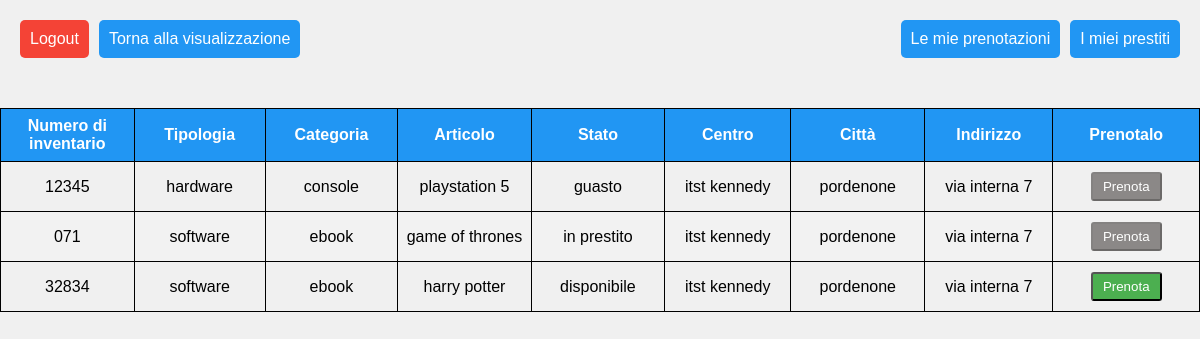
/cliente/cliente.php?idCentro=3 (signed in), run on the app's committed database.
### tables this page shows
CREATE TABLE `articoli` (
  `id_articolo` int(16) NOT NULL,
  `numero_inventario` varchar(32) NOT NULL,
  `articolo` varchar(64) NOT NULL,
  `stato` set('disponibile','guasto','prenotato','in prestito') NOT NULL,
  `fk_id_categoria` int(16) DEFAULT NULL,
  `fk_id_centro` int(16) DEFAULT NULL
);

CREATE TABLE `categorie` (
  `id_categoria` int(16) NOT NULL,
  `categoria` varchar(32) NOT NULL,
  `tipologia` varchar(32) NOT NULL
);

CREATE TABLE `centri` (
  `id_centro` int(16) NOT NULL,
  `nome` varchar(32) NOT NULL,
  `citta` varchar(32) NOT NULL,
  `indirizzo` varchar(64) NOT NULL
);

### cliente/cliente.php (the view, shortened to what this page needs)
<?php
$id = $_SESSION['id_utente'];
?>
<!DOCTYPE html>
<html>
<head>
    <link rel="stylesheet" href="../style/styles.css" type="text/css">
</head>
<body>
    <div class="button-container">
        <div class="top-left-container">
            <input type="button" name="logout" value="Logout" onclick="location.href='../logout.php'">
            <input type="button" name="login" value="Torna alla visualizzazione" onclick="location.href='visualizzaCliente.php'">
        </div>
        <div class="top-right-container">
            <input type="button" name="bookings" value="Le mie prenotazioni" onclick="location.href='visualizzaPrenotazioni.php?id= <?php echo $id?> '">
            <input type="button" name="loans" value="I miei prestiti" onclick="location.href='visualizzaPrestiti.php?id= <?php echo $id?> '">
        </div>
    </div>
    <div class="container">
        <div class="table-wrapper">
            <table class="fl-table">
                <thead>
                <tr>
                    <th>Numero di inventario</th>
                    <th>Tipologia</th>
                    <th>Categoria</th>
                    <th>Articolo</th>
                    <th>Stato</th>
                    <th>Centro</th>
                    <th>Città</th>
                    <th>Indirizzo</th>
                    <th>Prenotalo</th>
                </tr>
                </thead>
                <tbody>
                <?php
                    if(isset($_GET['idCentro']))
                    {
                        $idCentro = $_GET['idCentro'];
                    }
                    if(isset($idCentro))
                    {
                        $selectSql = "SELECT id_articolo, numero_inventario, tipologia, categoria, articolo, stato, nome, citta, indirizzo
                                FROM articoli a JOIN centri c
                                ON a.fk_id_centro = c.id_centro
                                JOIN categorie cat
                                ON a.fk_id_categoria = cat.id_categoria
                                WHERE fk_id_centro = $idCentro
                                ORDER BY tipologia ASC";
                    }
                    require_once '../db.php';
                    $result = $conn->query($selectSql);
                    while($row = $result->fetch_array(MYSQLI_ASSOC))
                    {
                        $n_inventario = $row['numero_inventario'];
                        $tipologia = $row['tipologia'];
                        $categoria = $row['categoria'];
                        $articolo = $row['articolo'];
                        $stato = $row['stato'];
                        $nome = $row['nome'];
                        $citta = $row['citta'];
                        $indirizzo = $row['indirizzo'];
                        $isAvailable = ($stato == "disponibile") ? 1 : 0;
                        echo
                            '<tr>
                                <td class="colonnaNumero">'.$n_inventario.'</td>
                                <td class="colonnaTipo">'.$tipologia.'</td>
                                <td class="colonnaCategoria">'.$categoria.'</td>
                                <td class="colonnaArticolo">'.$articolo.'</td>
                                <td class="colonnaStato">'.$stato.'</td>
                                <td class="colonnaNome">'.$nome.'</td>
                                <td class="colonnaCitta">'.$citta.'</td>
                                <td class="colonnaIndirizzo">'.$indirizzo.'</td>
                                <td class="colonnaTasti">
                                    <button class="btn" type="button" onclick="location.href=\'prenota.php?id='.$row["id_articolo"].'\'" '. ($isAvailable == 1 ? "" : "disabled") . '>Prenota</button>
                                </td>
                            </tr>';
                    }
                ?>
                </tbody>
            </table>
        </div>
    </div>
</body>
</html>

### style/styles.css (style rules this page uses)
body { margin: 0; padding: 0; font-family: Arial, sans-serif; background-color: #f0f0f0; }
.container { display: flex; flex-direction: column; align-items: center; justify-content: flex-start; padding-top: 20px; }
.button-container { display: flex; flex-direction: row; justify-content: space-between; width: 100%; }
.top-right-container { display: flex; flex-direction: row; justify-content: right; width: 50%; }
.top-left-container { display: flex; flex-direction: row; justify-content: left; width: 50%; }
.table-wrapper { margin-top: 30px; }
.fl-table { width: 100%; border-collapse: collapse; border-spacing: 0; }
.fl-table th, .fl-table td { padding: 8px; text-align: center; border: 1px solid black; }
.fl-table th { background-color: #2196f3; color: #fff; text-align: center; }
.fl-table tr:nth-child(even) { background-color: #f2f2f2; }
.colonnaNumero { width: 150px; text-align: center; }
.colonnaTipo { width: 150px; text-align: center; }
.colonnaCategoria { width: 150px; text-align: center; }
.colonnaArticolo { width: 150px; text-align: center; }
.colonnaStato { width: 150px; text-align: center; }
.colonnaNome { width: 150px; text-align: center; }
.colonnaCitta { width: 150px; text-align: center; }
.colonnaIndirizzo { width: 150px; text-align: center; }
.colonnaTasti { width: 175px; align-items: center; text-align: center; }
button.btn { padding: 5px 10px; margin: 2px; text-decoration: none; background-color: #4caf50; color: #fff; border-radius: 3px; transition: background-color 0.3s; }
button.btn:disabled { background-color: #8b8887; }
input[type="button"][name="logout"] { margin-top: 20px; margin-right: 10px; padding: 10px; cursor: pointer; border: none; border-radius: 5px; background: #f44336; color: #ffffff; font-size: 16px; transition: all 0.3s ease; transform: translate(20px, 0); }
input[type="button"][name="login"] { margin-top: 20px; margin-right: 10px; padding: 10px; cursor: pointer; border: none; border-radius: 5px; background: #2196f3; color: #ffffff; font-size: 16px; transition: all 0.3s ease; transform: translate(20px, 0); }
input[type="button"][name="bookings"] { margin-top: 20px; margin-right: 10px; padding: 10px; cursor: pointer; border: none; border-radius: 5px; background: #2196f3; color: #ffffff; font-size: 16px; transition: all 0.3s ease; transform: translate(-20px, 0); }
input[type="button"][name="loans"] { margin-top: 20px; padding: 10px; cursor: pointer; border: none; border-radius: 5px; background: #2196f3; color: #ffffff; font-size: 16px; transition: all 0.3s ease; transform: translate(-20px, 0); }

### data on the page
articoli: numero_inventario "12345", fk_id_categoria.tipologia "hardware", fk_id_categoria.categoria "console", articolo "playstation 5", stato "guasto", fk_id_centro.nome "itst kennedy", fk_id_centro.citta "pordenone", fk_id_centro.indirizzo "via interna 7"
articoli: numero_inventario "071", fk_id_categoria.tipologia "software", fk_id_categoria.categoria "ebook", articolo "game of thrones", stato "in prestito", fk_id_centro.nome "itst kennedy", fk_id_centro.citta "pordenone", fk_id_centro.indirizzo "via interna 7"
articoli: numero_inventario "32834", fk_id_categoria.tipologia "software", fk_id_categoria.categoria "ebook", articolo "harry potter", stato "disponibile", fk_id_centro.nome "itst kennedy", fk_id_centro.citta "pordenone", fk_id_centro.indirizzo "via interna 7"
